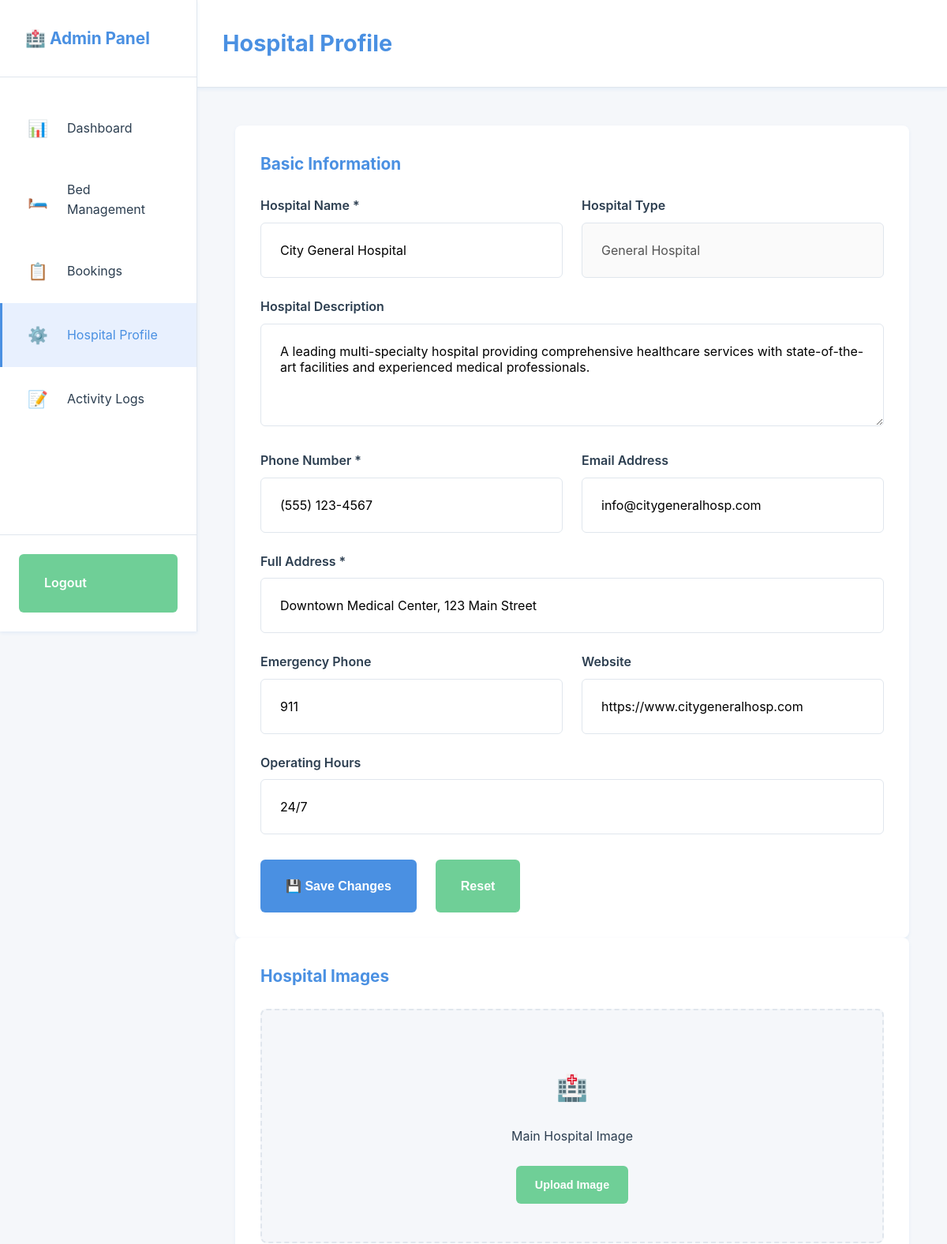
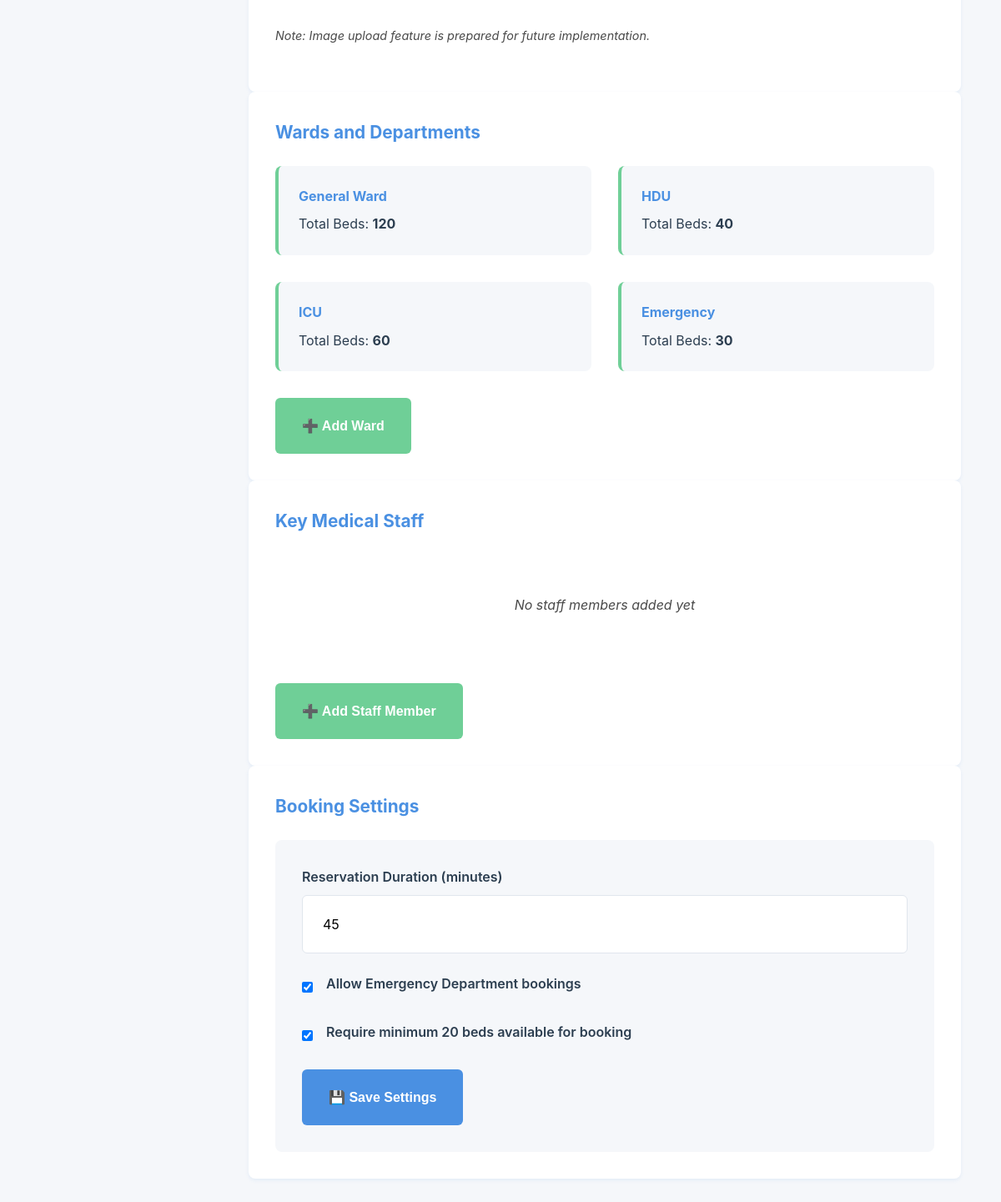
The page /portal/profile/ (signed in) on the database its author committed (2 pictures, top to bottom).
### hospital/models.py (models this page shows, shortened)
class Hospital(models.Model):
	name = models.CharField(max_length=200)
	hospital_type = models.CharField(max_length=100, blank=True)
	description = models.TextField(blank=True)
	phone = models.CharField(max_length=30, blank=True)
	emergency_phone = models.CharField(max_length=30, blank=True)
	email = models.EmailField(blank=True)
	address = models.TextField(blank=True)
	website = models.URLField(blank=True)
	hours = models.CharField(max_length=50, blank=True, default='24/7')
	latitude = models.FloatField(null=True, blank=True)
	longitude = models.FloatField(null=True, blank=True)
	main_image = models.URLField(blank=True)
	created_at = models.DateTimeField(auto_now_add=True)
	updated_at = models.DateTimeField(auto_now=True)

### admins/views.py (the view, shortened to what this page needs)
# urls.py: path('profile/', views.hospital_profile_view, name='hospital_profile'),
def hospital_profile_view(request):
	if 'hospital_id' not in request.session:
		return redirect('admins:login')
	hospital_id = request.session['hospital_id']
	hospital = Hospital.objects.get(id=hospital_id)
	context = {
		'hospital': hospital,
	}
	return render(request, 'admins/hospital-profile.html', context)

### templates/admins/hospital-profile.html (shortened to what this page needs)
<!DOCTYPE html>
{% load static %}
<html lang="en">
<head>
    <link rel="stylesheet" href="{% static 'css/admin-styles.css' %}">
</head>
<body data-hospital-id="{{ hospital.id }}" data-admin-name="{{ request.session.admin_name|default:'' }}">
    <div class="admin-container">
        <aside class="admin-sidebar">
            <div class="sidebar-header">
                <h2>🏥 Admin Panel</h2>
            </div>
            <nav class="sidebar-nav">
                <a href="{% url 'admins:dashboard' %}" class="nav-item">
                    <span class="icon">📊</span>
                    <span>Dashboard</span>
                </a>
                <a href="{% url 'admins:bed_management' %}" class="nav-item">
                    <span class="icon">🛏️</span>
                    <span>Bed Management</span>
                </a>
                <a href="{% url 'admins:booking_management' %}" class="nav-item">
                    <span class="icon">📋</span>
                    <span>Bookings</span>
                </a>
                <a href="{% url 'admins:hospital_profile' %}" class="nav-item active">
                    <span class="icon">⚙️</span>
                    <span>Hospital Profile</span>
                </a>
                <a href="{% url 'admins:activity_logs' %}" class="nav-item">
                    <span class="icon">📝</span>
                    <span>Activity Logs</span>
                </a>
            </nav>
            <div class="sidebar-footer">
                <a href="{% url 'admins:logout' %}" class="btn btn-secondary btn-block">
                    Logout
                </a>
            </div>
        </aside>
        <main class="admin-main">
            <div class="admin-topbar">
                <h1>Hospital Profile</h1>
            </div>
            <div class="admin-content">
                <section class="admin-section">
                    <h2>Basic Information</h2>
                    <form method="POST" action="{% url 'admins:hospital_profile' %}" id="profileForm">
                        <div class="form-row">
                            <div class="form-group">
                                <label>Hospital Name *</label>
                                <input type="text" id="hospitalNameInput" name="name" value="{{ hospital.name }}" class="form-control" required>
                            </div>
                            <div class="form-group">
                                <label>Hospital Type</label>
                                <input type="text" id="hospitalTypeInput" value="{{ hospital.hospital_type }}" class="form-control" placeholder="e.g., Multi-specialty, General, Specialty" disabled>
                            </div>
                        </div>
                        <div class="form-group">
                            <label>Hospital Description</label>
                            <textarea id="hospitalDescriptionInput" name="description" class="form-control" rows="4">{{ hospital.description }}</textarea>
                        </div>
                        <div class="form-row">
                            <div class="form-group">
                                <label>Phone Number *</label>
                                <input type="tel" id="hospitalPhoneInput" name="phone" value="{{ hospital.phone }}" class="form-control" required>
                            </div>
                            <div class="form-group">
                                <label>Email Address</label>
                                <input type="email" id="hospitalEmailInput" name="email" value="{{ hospital.email }}" class="form-control">
                            </div>
                        </div>
                        <div class="form-group">
                            <label>Full Address *</label>
                            <input type="text" id="hospitalAddressInput" name="address" value="{{ hospital.address }}" class="form-control" required>
                        </div>
                        <div class="form-row">
                            <div class="form-group">
                                <label>Emergency Phone</label>
                                <input type="tel" id="hospitalEmergencyInput" name="emergency_phone" value="{{ hospital.emergency_phone }}" class="form-control">
                            </div>
                            <div class="form-group">
                                <label>Website</label>
                                <input type="url" id="hospitalWebsiteInput" name="website" value="{{ hospital.website }}" class="form-control">
                            </div>
                        </div>
                        <div class="form-group">
                            <label>Operating Hours</label>
                            <input type="text" id="hospitalHoursInput" name="hours" value="{{ hospital.hours }}" class="form-control">
                        </div>
                        <div class="form-actions">
                            <button type="submit" class="btn btn-primary">💾 Save Changes</button>
                            <button type="reset" class="btn btn-secondary">Reset</button>
                        </div>
                    </form>
                </section>
                <section class="admin-section">
                    <h2>Hospital Images</h2>
                    <div class="image-upload-area">
                        <div class="upload-box">
                            <p>🏥</p>
                            <p>Main Hospital Image</p>
                            <button class="btn btn-small btn-secondary">Upload Image</button>
                        </div>
                    </div>
                    <p class="info-text">Note: Image upload feature is prepared for future implementation.</p>
                </section>
                <section class="admin-section">
                    <h2>Wards and Departments</h2>
                    <div class="ward-list" id="wardList">
                    </div>
                    <button class="btn btn-secondary" onclick="addWard()">➕ Add Ward</button>
                </section>
                <section class="admin-section">
                    <h2>Key Medical Staff</h2>
                    <div id="staffList" class="staff-list">
                    </div>
                    <button class="btn btn-secondary" onclick="showAddStaffForm()">➕ Add Staff Member</button>
                </section>
                <section class="admin-section">
                    <h2>Booking Settings</h2>
                    <div class="settings-form">
                        <div class="form-group">
                            <label>Reservation Duration (minutes)</label>
                            <input type="number" id="reservationDuration" class="form-control" value="45" min="15" max="180">
                        </div>
                        <div class="form-group checkbox">
                            <input type="checkbox" id="allowEmergencyBooking" checked>
                            <label for="allowEmergencyBooking">Allow Emergency Department bookings</label>
                        </div>
                        <div class="form-group checkbox">
                            <input type="checkbox" id="requireMinBeds" checked>
                            <label for="requireMinBeds">Require minimum 20 beds available for booking</label>
                        </div>
                        <button class="btn btn-primary" onclick="saveBookingSettings()">💾 Save Settings</button>
                    </div>
                </section>
            </div>
        </main>
    </div>
</body>
</html>

### rows shown on the page
Hospital: name "City General Hospital", description "A leading multi-specialty hospital providing comprehensive healthcare services with state-of-the-art facilities and experienced medical professionals.", phone "(555) 123-4567", email "info@citygeneralhosp.com", address "Downtown Medical Center, 123 Main Street", website "https://www.citygeneralhosp.com", hours "24/7"
